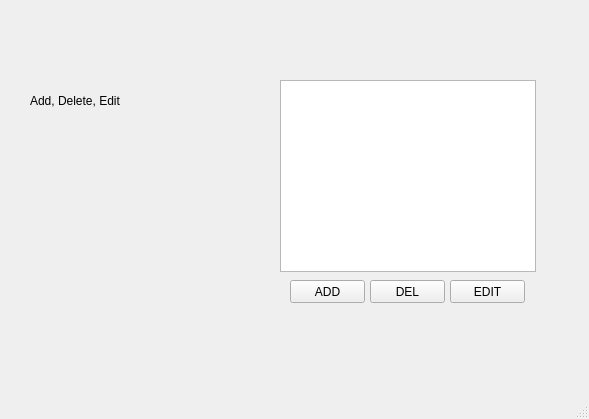
<?xml version="1.0" encoding="UTF-8"?>
<ui version="4.0">
 <class>MainWindow</class>
 <widget class="QMainWindow" name="MainWindow">
  <property name="geometry">
   <rect>
    <x>0</x>
    <y>0</y>
    <width>589</width>
    <height>419</height>
   </rect>
  </property>
  <property name="windowTitle">
   <string>MainWindow</string>
  </property>
  <widget class="QWidget" name="centralwidget">
   <widget class="QTableView" name="tableView">
    <property name="geometry">
     <rect>
      <x>280</x>
      <y>80</y>
      <width>256</width>
      <height>192</height>
     </rect>
    </property>
   </widget>
   <widget class="QLabel" name="label">
    <property name="geometry">
     <rect>
      <x>30</x>
      <y>80</y>
      <width>171</width>
      <height>41</height>
     </rect>
    </property>
    <property name="text">
     <string>Add, Delete, Edit</string>
    </property>
   </widget>
   <widget class="QPushButton" name="pushButton">
    <property name="geometry">
     <rect>
      <x>290</x>
      <y>280</y>
      <width>75</width>
      <height>23</height>
     </rect>
    </property>
    <property name="text">
     <string>ADD</string>
    </property>
   </widget>
   <widget class="QPushButton" name="pushButton_2">
    <property name="geometry">
     <rect>
      <x>370</x>
      <y>280</y>
      <width>75</width>
      <height>23</height>
     </rect>
    </property>
    <property name="text">
     <string>DEL</string>
    </property>
   </widget>
   <widget class="QPushButton" name="pushButton_3">
    <property name="geometry">
     <rect>
      <x>450</x>
      <y>280</y>
      <width>75</width>
      <height>23</height>
     </rect>
    </property>
    <property name="text">
     <string>EDIT</string>
    </property>
   </widget>
  </widget>
  <widget class="QMenuBar" name="menubar">
   <property name="geometry">
    <rect>
     <x>0</x>
     <y>0</y>
     <width>589</width>
     <height>21</height>
    </rect>
   </property>
  </widget>
  <widget class="QStatusBar" name="statusbar"/>
 </widget>
 <resources/>
 <connections/>
</ui>
